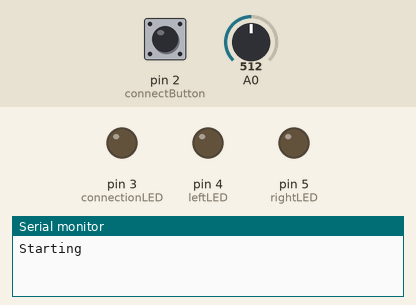
This sketch was run on a simulated Arduino Uno, built with avr-gcc and run on an emulated ATmega328P. Parts: output pins drawn as LEDs (lit = HIGH), the last lines printed to the serial monitor. The inputs (shaded band) are chosen by the test bench; at power-on: pin 2 (connectButton) LOW, A0 = 512. WiFi joins after 1.5 s; servers stay silent unless stated.

Above: at 2.2 s.
2.3 s: pin 2 (connectButton) pulled HIGH for 0.15 s
At 2.8 s:
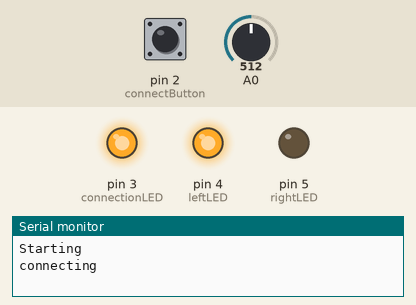
5.4 s: pin 2 (connectButton) pulled HIGH for 1 s
At 7.7 s:
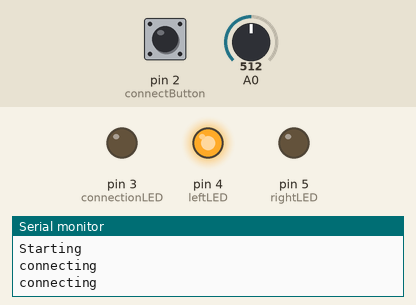
8.6 s: pin 2 (connectButton) pulled HIGH for 3.2 s
At 10.0 s:
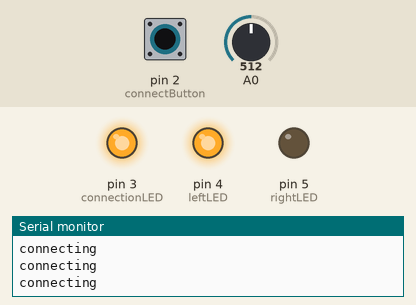
13.3 s: pin 2 (connectButton) pulsed HIGH 5 times (0.12 s each, 0.3 s apart)
At 17.0 s:
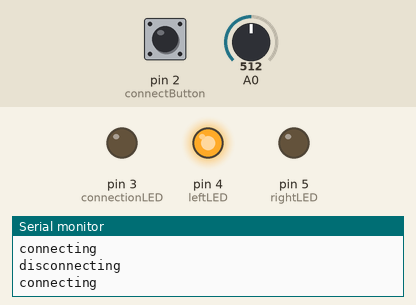
Timing chart, 0 to 17.3 s (numbered marks = the images above; inputs shaded):
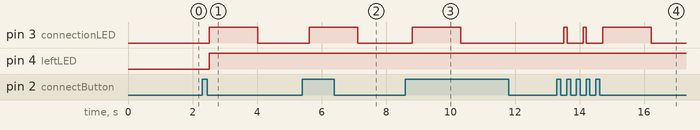

The sketch:

gameController.ino
```cpp
/*
  Joystick client
 Language:  Arduino

 This program enables an Arduino to control one paddle
 in a networked Pong game.
 */

#include <SPI.h>
#include <Ethernet.h>

byte mac[] = { 0x00, 0xAA, 0xBB, 0xCC, 0xDE, 0x01 };
IPAddress ip(128,122,151,58);

// Enter the IP address of the computer on which
// you'll run the pong server:
IPAddress server(128,122,151,164);

const int connectButton = 2;  // the pushbutton for connecting/disconnecting
const int connectionLED = 3;  // this LED indicates whether you're connected
const int leftLED = 4;        // this LED indicates that you're moving left
const int rightLED = 5;       // this LED indicates that you're moving right
const int left = 880;         // threshold for the joystick to go left
const int right = 891;        // threshold for the joystick to go right
const int sendInterval = 20;  // minimum time between messages to the server
const int debounceInterval = 15;  // used to smooth out pushbutton readings

EthernetClient client;               // instance of the Client class for connecting
int lastButtonState = 0;     // previous state of the pushbutton
long lastTimeSent = 0;       // timestamp of the last server message

void setup()
{
  // initialize serial and Ethernet ports:
  Ethernet.begin(mac, ip);
  Serial.begin(9600);
  // initialize digital inputs and outputs:
  pinMode(connectButton, INPUT);
  pinMode(connectionLED, OUTPUT);
  pinMode(leftLED, OUTPUT);
  pinMode(rightLED, OUTPUT);

  delay(1000);      // give the Ethernet shield time to set up
  Serial.println("Starting");
}

void loop()
{
  // note the current time in milliseconds:
  long currentTime = millis();
  // check to see if the pushbutton's pressed:
  boolean buttonPushed = buttonRead(connectButton);

  // if the button's just pressed:
  if (buttonPushed) {
    // if the client's connected, disconnect:
    if (client.connected()) {
      Serial.println("disconnecting");
      client.print("x");
      client.stop();
    } // if the client's disconnected, try to connect:
    else {
      Serial.println("connecting");
      client.connect(server, 8080);
    }
  }

  // if the client's connected, and the send interval has elapased:
  if (client.connected() && (currentTime - lastTimeSent > sendInterval)) {
    // read the joystick and send messages as appropriate:
    int sensorValue = analogRead(A0);
    if (sensorValue < left) {    // moving left
      client.print("l");
      digitalWrite(leftLED, HIGH);
    }

    if (sensorValue > right) {    // moving right
      client.print("r");
      digitalWrite(rightLED, HIGH);
    }
    // if you're in the middle, turn off the LEDs:
    if (left < sensorValue && sensorValue < right) {
      digitalWrite(rightLED, LOW);
      digitalWrite(leftLED, LOW);
    }
    //save this moment as last time you sent a message:
    lastTimeSent = currentTime;
  }

  // set the connection LED based on the connection state:
  digitalWrite(connectionLED, client.connected());
}
/*
 // if there's incoming data from the client, print it serially:
 if (client.available()) {
 char c = client.read();
 Serial.write(c);
 }

 */


// this method reads the button to see if it's just changed
// from low to high, and debounces the button in case of
// electrical noise:

boolean buttonRead(int thisButton) {
  boolean result = false;
  // temporary state of the button:
  int currentState = digitalRead(thisButton);
  // final state of the button:
  int buttonState = lastButtonState;
  // get the current time to time the debounce interval:
  long lastDebounceTime = millis();

  while ((millis() - lastDebounceTime) < debounceInterval) {
    // read the state of the switch into a local variable:
    currentState = digitalRead(thisButton);

    // If the pushbutton changed due to noise:
    if (currentState != buttonState) {
      // reset the debouncing timer
      lastDebounceTime = millis();
    }

    // whatever the reading is at, it's been there for longer
    // than the debounce delay, so take it as the actual current state:
    buttonState = currentState;
  }
// if the button's changed and it's high:
  if(buttonState != lastButtonState && buttonState == HIGH) {
    result = true;
  }

  // save the current state for next time:
  lastButtonState = buttonState;
  return result;
}
```

Measured:
- after the input at 2.3 s, pin 3 (connectionLED): LOW → HIGH after 0.21 s, → LOW 1.5 s later; pin 4 (leftLED): LOW → HIGH after 0.21 s
- after the input at 5.4 s, pin 3 (connectionLED): LOW → HIGH after 0.22 s, → LOW 1.5 s later
- after the input at 8.6 s, pin 3 (connectionLED): LOW → HIGH after 0.22 s, → LOW 1.5 s later
- after the input at 13.3 s, pin 3 (connectionLED): goes HIGH 0.10 s, LOW 0.50 s, HIGH 0.10 s, LOW 0.50 s, HIGH 1.5 s, then LOW, starting after 0.21 s
